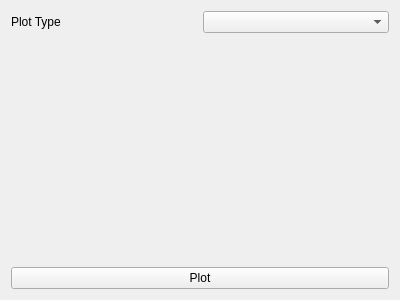
<?xml version="1.0" encoding="UTF-8"?>
<ui version="4.0">
 <class>PlotWidget</class>
 <widget class="QWidget" name="PlotWidget">
  <property name="geometry">
   <rect>
    <x>0</x>
    <y>0</y>
    <width>400</width>
    <height>300</height>
   </rect>
  </property>
  <property name="windowTitle">
   <string>Form</string>
  </property>
  <layout class="QVBoxLayout" name="verticalLayout">
   <item>
    <layout class="QHBoxLayout" name="horizontalLayout_2">
     <item>
      <widget class="QLabel" name="plot_label_plot_type">
       <property name="sizePolicy">
        <sizepolicy hsizetype="Minimum" vsizetype="Preferred">
         <horstretch>0</horstretch>
         <verstretch>0</verstretch>
        </sizepolicy>
       </property>
       <property name="text">
        <string>Plot Type</string>
       </property>
      </widget>
     </item>
     <item>
      <widget class="QComboBox" name="plot_cb_plot_type"/>
     </item>
    </layout>
   </item>
   <item>
    <widget class="QStackedWidget" name="plot_stacked_widget"/>
   </item>
   <item>
    <widget class="QPushButton" name="plot_btn_plot">
     <property name="text">
      <string>Plot</string>
     </property>
    </widget>
   </item>
  </layout>
 </widget>
 <resources/>
 <connections/>
</ui>
